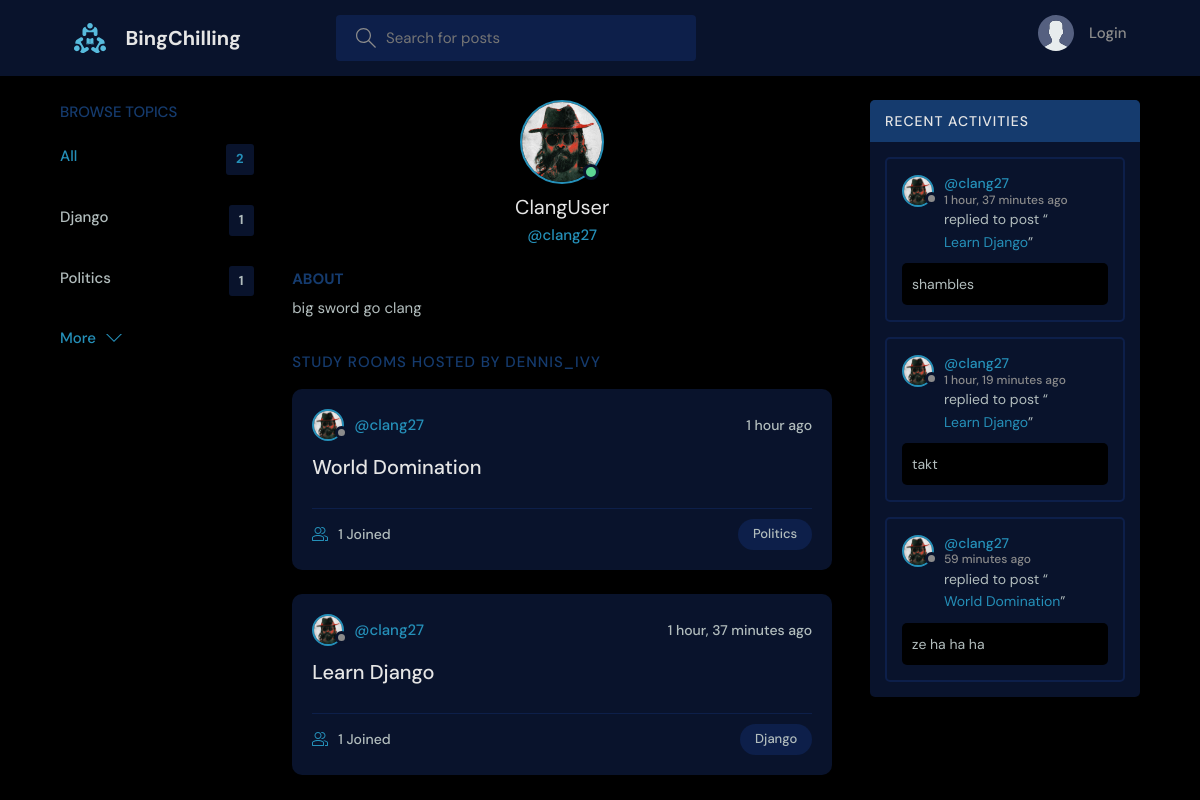
Page /profile/1/ on the committed database.
### base/models.py (models this page shows, shortened)
class Topic(models.Model):
    name = models.CharField(max_length=200)

class User(AbstractUser):
    name = models.CharField(max_length=200, null=True)
    email = models.EmailField(unique=True, null=True)
    bio = models.TextField(null=True)
    avatar = models.ImageField(null=True, default="avatar.svg")
    USERNAME_FIELD = 'email'
    REQUIRED_FIELDS = ['username',]

class Room(models.Model):
    host = models.ForeignKey(User, on_delete=models.SET_NULL, null=True)
    topic = models.ForeignKey(Topic, on_delete=models.SET_NULL, null=True)
    name = models.CharField(max_length=200)
    description = models.TextField(null=True, blank=True)
    participants = models.ManyToManyField(
        User, related_name='participants', blank=True)
    updated = models.DateTimeField(auto_now=True)
    created = models.DateTimeField(auto_now_add=True)
    class Meta:
        ordering = ['-updated', '-created']
    def __str__(self):
        return self.name

class Message(models.Model):
    user = models.ForeignKey(User, on_delete=models.CASCADE)
    room = models.ForeignKey(Room, on_delete=models.CASCADE)
    body = models.TextField()
    updated = models.DateTimeField(auto_now=True)
    created = models.DateTimeField(auto_now_add=True)
    class Meta:
        ordering = ['updated', 'created']

### base/views.py (the view)
# urls.py: path('profile/<str:pk>/', views.userProfile, name="user-profile"),
def userProfile(request, pk):
    user = User.objects.get(id=pk)
    rooms = user.room_set.all()
    room_messages = user.message_set.all()
    topics = Topic.objects.all()
    context = {'user': user, 'rooms': rooms,
               'room_messages': room_messages, 'topics': topics}
    return render(request, 'base/profile.html', context)

### base/templates/base/profile.html (shortened to what this page needs)
{% extends 'main.html' %}
{% block content %}
<main class="profile-page layout layout--3">
  <div class="container">
    {% include 'base/topics_component.html' %}
    <div class="roomList">
      <div class="profile">
        <div class="profile__avatar">
          <div class="avatar avatar--large active">
            <img src="{{user.avatar.url}}" />
          </div>
        </div>
        <div class="profile__info">
          <h3>{{user.name}}</h3>
          <p>@{{user.username}}</p>
        </div>
        <div class="profile__about">
          <h3>About</h3>
          <p>
            {{user.bio}}
          </p>
        </div>
      </div>
      <div class="roomList__header">
        <div>
          <h2>Study Rooms Hosted by dennis_ivy</a>
          </h2>
        </div>
      </div>
      {% include 'base/feed_component.html' %}
    </div>
    {% include 'base/activity_component.html' %}
  </div>
</main>
{% endblock content %}

### templates/main.html (shortened to what this page needs)
<!DOCTYPE html>
{% load static %}
<html lang="en">
  <head>
    <link rel="stylesheet" href="{% static 'styles/style.css' %}" />
  </head>
  <body>
    {% include 'navbar.html' %}  {% block content %} {% endblock %}
  </body>
</html>

### templates/navbar.html (shortened to what this page needs)
{% load static %}
<header class="header header--loggedIn">
  <div class="container">
    <a href="{% url 'home' %}" class="header__logo">
      <img src="{% static 'images/logo.svg' %}" />
      <h1>BingChilling</h1>
    </a>
    <form class="header__search" method="GET" action="{% url 'home' %}">
      <label>
        <input name="q" placeholder="Search for posts" />
      </label>
    </form>
    <nav class="header__menu">
      {% if request.user.is_authenticated %}
      <div class="header__user">
        <a href="{% url 'update-user' %}">
          <div class="avatar avatar--medium active">
            <img src="{{request.user.avatar.url}}" />
          </div>
          <p>
            {{request.user.username}} <span>@{{request.user.username}}</span>
          </p>
        </a>
        <button class="dropdown-button">
          <svg
            version="1.1"
            xmlns="http://www.w3.org/2000/svg"
            width="32"
            height="32"
            viewBox="0 0 32 32"
          >
            <title>chevron-down</title>
            <path d="M16 21l-13-13h-3l16 16 16-16h-3l-13 13z"></path>
          </svg>
        </button>
      </div>
      {% else %}
      <a href="{% url 'login' %}">
        <img src="{% static 'images/avatar.svg' %}" />
        <p>Login</p>
      </a>
      {% endif %}
    </nav>
  </div>
</header>

### base/templates/base/topics_component.html
<div class="topics">
    <div class="topics__header">
        <h2>Browse Topics</h2>
    </div>
    <ul class="topics__list">
        <li>
            <a href="{% url 'home' %}" class="active">All <span>{{topics.count}}</span></a>
        </li>
        {% for topic in topics %}
        <li>
            <a href="{% url 'home' %}?q={{topic.name}}">{{topic.name}}<span>{{topic.room_set.all.count}}</span></a>
        </li>
        {% endfor %}
    </ul>
    <a class="btn btn--link" href="{% url 'topics' %}">
        More
        <svg version="1.1" xmlns="http://www.w3.org/2000/svg" width="32" height="32" viewBox="0 0 32 32">
            <title>chevron-down</title>
            <path d="M16 21l-13-13h-3l16 16 16-16h-3l-13 13z"></path>
        </svg>
    </a>
</div>

### base/templates/base/feed_component.html (shortened to what this page needs)
{% for room in rooms %}
<div class="roomListRoom">
    <div class="roomListRoom__header">
        <a href="{% url 'user-profile' room.host.id %}" class="roomListRoom__author">
            <div class="avatar avatar--small">
                <img src="{{room.host.avatar.url}}" />
            </div>
            <span>@{{room.host.username}}</span>
        </a>
        <div class="roomListRoom__actions">
            <span>{{room.created|timesince}} ago</span>
        </div>
    </div>
    <div class="roomListRoom__content">
        <a href="{% url 'room' room.id %}">{{room.name}}</a>
    </div>
    <div class="roomListRoom__meta">
        <a href="{% url 'room' room.id %}" class="roomListRoom__joined">
            {{room.participants.all.count}} Joined
        </a>
        <p class="roomListRoom__topic">{{room.topic.name}}</p>
    </div>
</div>
{% endfor %}

### base/templates/base/activity_component.html (shortened to what this page needs)
<div class="activities">
    <div class="activities__header">
        <h2>Recent Activities</h2>
    </div>
    {% for message in room_messages %}
    <div class="activities__box">
        <div class="activities__boxHeader roomListRoom__header">
            <a href="{% url 'user-profile' message.user.id %}" class="roomListRoom__author">
                <div class="avatar avatar--small">
                    <img src="{{message.user.avatar.url}}" />
                </div>
                <p>
                    @{{message.user.username}}
                    <span>{{message.created|timesince}} ago</span>
                </p>
            </a>
        </div>
        <div class="activities__boxContent">
            <p>replied to post “<a href="{% url 'room' message.room.id %}">{{message.room}}</a>”</p>
            <div class="activities__boxRoomContent">{{message.body}}</div>
        </div>
    </div>
    {% endfor %}
</div>

### rows in the picture
Topic: name "Django", room_set.all.count "1"
Topic: name "Politics", room_set.all.count "1"
User: avatar (picture), name "ClangUser", username "clang27", bio "big sword go clang"
Room: host.avatar (picture), host.username "clang27", created "1 hour", name "World Domination", participants.all.count "1", topic.name "Politics"
Room: host.avatar (picture), host.username "clang27", created "1 hour, 37 minutes", name "Learn Django", participants.all.count "1", topic.name "Django"
Message: user.avatar (picture), user.username "clang27", created "1 hour, 37 minutes", room "Learn Django", body "shambles"
Message: user.avatar (picture), user.username "clang27", created "1 hour, 19 minutes", room "Learn Django", body "takt"
Message: user.avatar (picture), user.username "clang27", created "59 minutes", room "World Domination", body "ze ha ha ha"

### other values in the picture
{{ topics.count }} "2"
